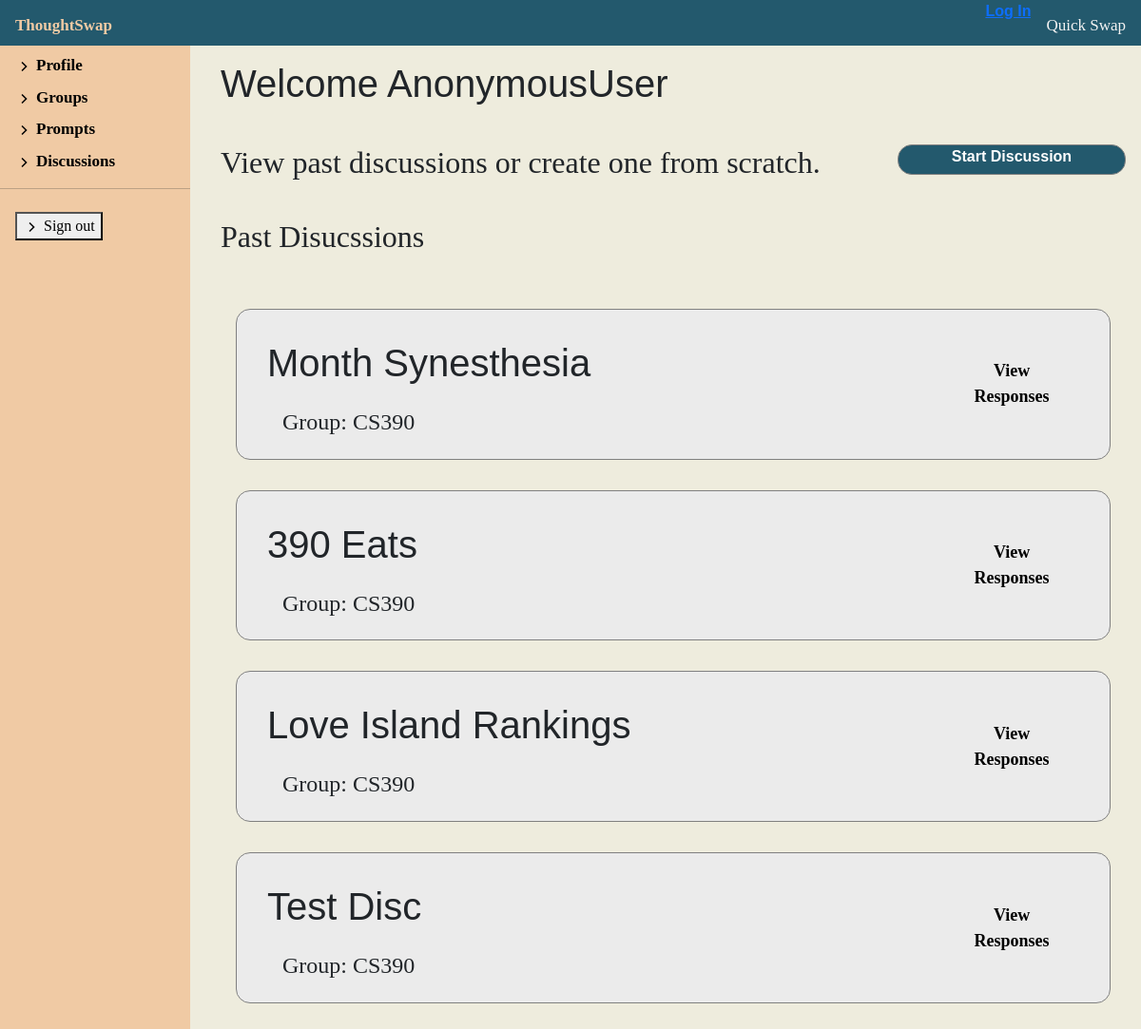
The page /discussion/1/discussion on the database as committed earlier.
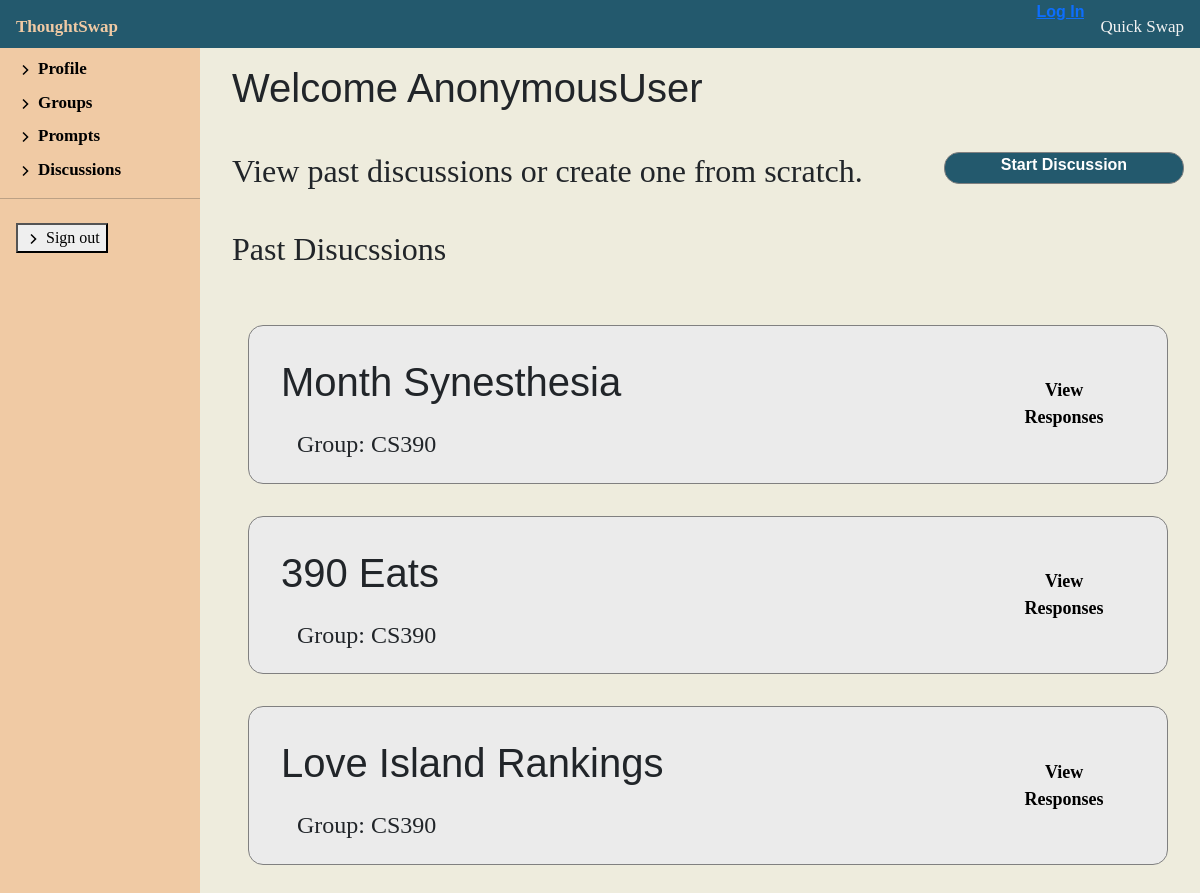
The same page on the database as committed later.
### discussion/models.py (models this page shows, shortened)
class Discussion(models.Model):
    code = models.IntegerField(default=0, null=False, blank=False)
    name = models.CharField(max_length=200, default='Discussion')
    group = models.ForeignKey('Group', on_delete=models.SET_NULL, null=True)
    def __str__(self):
        return self.name

class Group(models.Model):
    facilitator = models.ForeignKey(
        'Facilitator', on_delete=models.SET_NULL, null=True)
    name = models.CharField(max_length=100, null=False, blank=False, default='Group')
    size = models.IntegerField(null=False, blank=False, default=0)
    def __str__(self):
        return f'{self.name}'

### discussion/views.py (the view)
# urls.py: path('<int:pk>/discussion', views.PastDiscussionView.as_view(), name='facilitator-discussions'),
class PastDiscussionView(generic.ListView):
    model = Facilitator
    template_name = 'discussion/profile/discussion_display.html'
    def get_context_data(self, **kwargs):
        context = super(PastDiscussionView,
                        self).get_context_data(**kwargs)
        context['facilitator'] = Facilitator.objects.get(
            pk=self.kwargs['pk'])
        return context

### discussion/templates/discussion/profile/discussion_display.html (shortened to what this page needs)
{% extends "discussion/profile/facilitator_profile.html" %}
{% block profileContent %}
<div class="facilitator-profile">
    <h1 class="discussion-header">Welcome {{ user }}</h1>
    <div class="start-discussion">
        <h2 class="discussion-header">View past discussions or create one from scratch.</h2>
        <div class="prompt-btn-container">
            <a class="prompt-btn" href="{% url 'create-discussion' %}">Start Discussion</a>
        </div>
    </div>
    <div class="profile-container" id="create-prompt">
        <h2 class="discussion-header">Past Disucssions</h2>
        <div class="response-board">
            {% for group in facilitator.group_set.all %}
            {% for discussion in group.discussion_set.all %}
            <div class="prompt-crud">
                <div>
                    <h1 class="discussion-header">{{ discussion }}</h1>
                    <h2 class="discussion-bio">Group: {{ group }}</h2>
                </div>
                <div class="prompt-ud">
                    <a class="view-response-btn" href="{% url 'view-responses' pk=facilitator.pk name=group.name code=discussion.code %}" alt="View Responses">View
                        Responses</a>
                </div>
            </div>
            {% endfor %}
            {% endfor %}
        </div>
    </div>
</div>
{% endblock %}

Rows that differ between the two databases and show on the page:
removed Discussion: name "Test Disc", {{ group }} "CS390"
